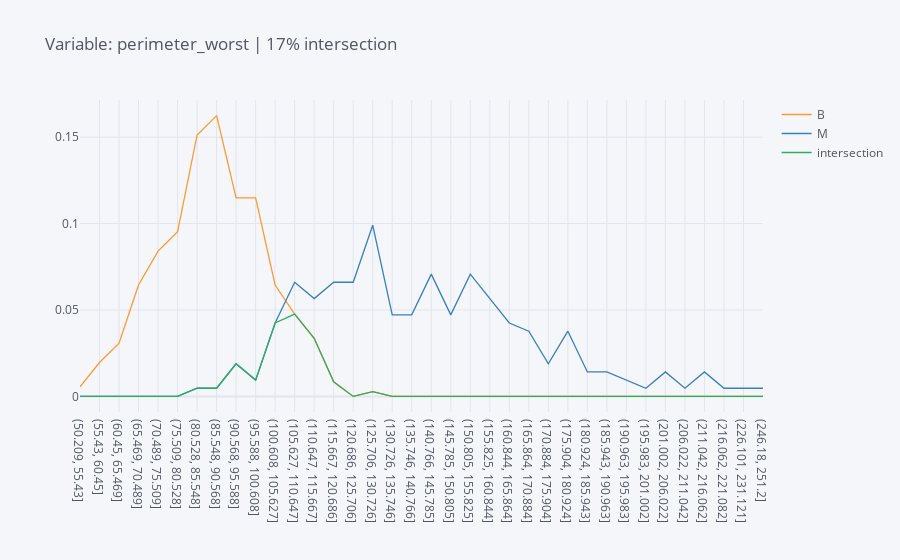
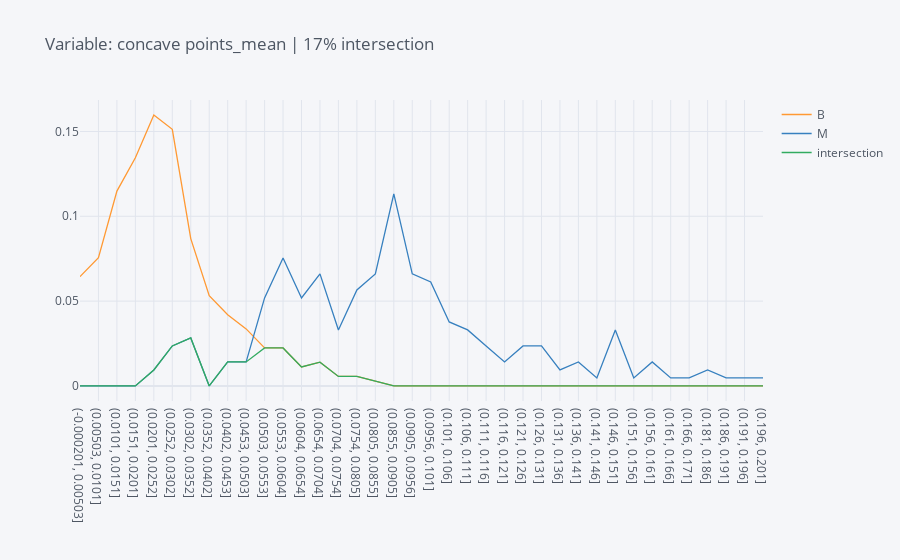
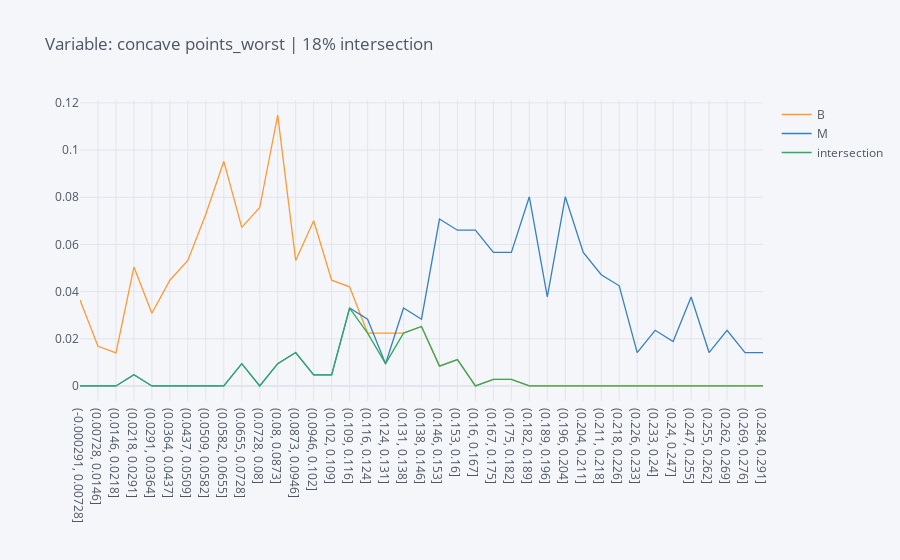
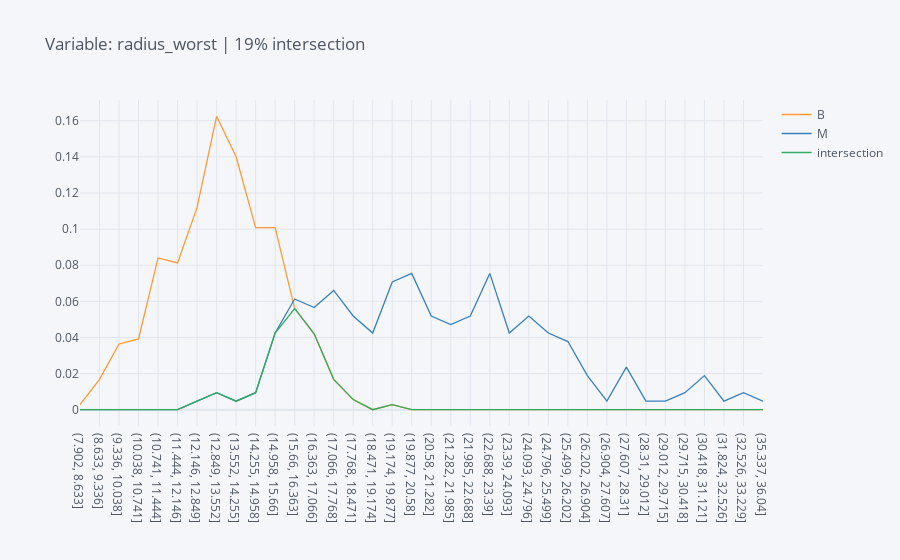

Source (notebook cell) for these figures, in order:
### Code cell
l_inter = []
for c in less_intersected_features.index.tolist()[::-1]:
    title = c
    
    x = df[[c, 'diagnosis']]
    x['b'] = x[x.diagnosis=='B'][c]
    x['m'] = x[x.diagnosis=='M'][c]

    # x[['b', 'm']].iplot(kind='hist', title=title)

    x[c+'_binned'] = pd.cut(x[c], nbins)
    categories = x['diagnosis'].unique().tolist()
    x[c+'_binned'] = pd.cut(x[c], nbins)
    x = x.pivot_table(index=c+'_binned', columns='diagnosis', aggfunc='count', values=c)
    x.fillna(0, inplace=True)

    x.index = x.index.astype(str)

    x['B_orig'] = x['B']
    x['M_orig'] = x['M']
    
    x['B'] /= x['B'].sum()
    x['M'] /= x['M'].sum()

    x['intersection'] = x.min(axis=1)

    # x['tot'] = x.sum(axis=1) - x['intersection']

    y = x.sum().to_frame().T

    # print('Intersection total: {:,.0%}'.format(float(y.intersection / y.tot)))
    # print('Intersection relative B: {:,.0%}'.format(float(y.intersection / y.B)))
    # print('Intersection relative M: {:,.0%}'.format(float(y.intersection / y.M)))


    intersection_pct = float(y.intersection / y.B)
    
    
    x[['B', 'M', 'intersection']].iplot(title = 'Variable: ' + title + ' | ' + '{:,.0%} intersection'.format(intersection_pct))

    l_inter.append([c, intersection_pct])
